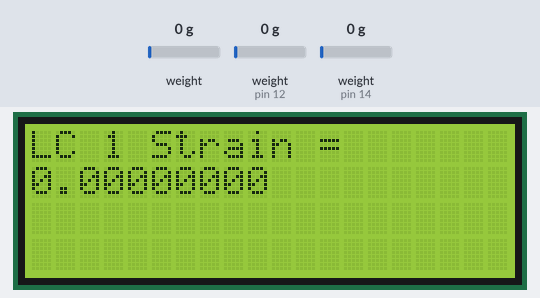
This sketch was run on a simulated Arduino Uno, built with avr-gcc and run on an emulated ATmega328P. Shown: 20×4 character LCD. Inputs (shaded band) come from the test bench; at power-on: weight on the scale 0 g, weight on the scale (sensors on pin 12, pin 14) 0 g. What the sketch prints to the serial monitor is not drawn.

Above: at 20.8 s.

Measured:
- by itself, everything shown: repeats every 21.1 s, in 3 steps

The sketch:

ThreeLoadCellStrainCalculator.ino
```cpp
#include <Arduino.h>
#include<stdio.h>
#include "HX711.h"
#include <LiquidCrystal_I2C.h>

LiquidCrystal_I2C lcd(0x27,20,4);  // pin D2-SDA and pin D1-SCL

// HX711 circuit wiring for 1st load cell
const int LOADCELL_DOUT_PIN_1 = 12; // Pin D6
const int LOADCELL_SCK_PIN_1 = 13; // Pin D7

// HX711 circuit wiring for 2nd load cell
const int LOADCELL_DOUT_PIN_2 = 0; //Pin D3
const int LOADCELL_SCK_PIN_2 = 2; // Pin D4

// HX711 circuit wiring for 3rd load cell
const int LOADCELL_DOUT_PIN_3 = 14; //Pin D5
const int LOADCELL_SCK_PIN_3 = 15; //Pin D8
double calibrationFactor = -219.58;

HX711 scale1;
HX711 scale2;
HX711 scale3;

void setup() {
  Serial.begin(115200);
  lcd.init();                      // initialize the lcd
  lcd.backlight();
  lcd.clear();
  init7X11(scale1,LOADCELL_DOUT_PIN_1 ,LOADCELL_SCK_PIN_1 ,1);
 init7X11(scale2, LOADCELL_DOUT_PIN_2 ,LOADCELL_SCK_PIN_2 ,2);
  init7X11(scale3, LOADCELL_DOUT_PIN_3 ,LOADCELL_SCK_PIN_3,3);
}
void init7X11(HX711& scale, int LOADCELL_DOUT_PIN, int LOADCELL_SCK_PIN,int no)
{
  scale.begin(LOADCELL_DOUT_PIN, LOADCELL_SCK_PIN);
  Serial.print("Before setting up the scale No :");
  Serial.println(no);
  Serial.print("read: \t\t");
  Serial.println(scale.read());      // print a raw reading from the ADC
  Serial.print("read average: \t\t");
  Serial.println(scale.read_average(20));   // print the average of 20 readings from the ADC
  Serial.print("get value: \t\t");
  Serial.println(scale.get_value(5));   // print the average of 5 readings from the ADC minus the tare weight (not set yet)
  scale.set_scale(calibrationFactor);
  scale.tare();               // reset the scale to 0
  Serial.print("After setting up the scale No :");
  Serial.println(no);
  Serial.print("read:");
  Serial.println(scale.read());                 // print a raw reading from the ADC
  Serial.print("read average: ");
  Serial.println(scale.read_average(20));       // print the average of 20 readings from the ADC
  Serial.print("get value: \t\t");
  Serial.println(scale.get_value(5));   // print the average of 5 readings from the ADC minus the tare weight,
}
double calculateStrain(double avgps)
{
  Serial.print("mv/V:");
  double val =(avgps/8388608)*(3.90625);
  Serial.println(val,5);
  Serial.print("uv/V:");
  double uv=(val*1000);
  Serial.println(uv);
  double strain = (uv*2)/pow(10,6);
  Serial.print("Strain actual : ");
  Serial.print(strain,8);
  Serial.println(" strain");
  return strain;
}
void printStrainValInLCD(double strain , int no)
{
  lcd.clear();
  lcd.setCursor(0,0);
  lcd.print("LC ");
  lcd.print(no);
  lcd.print(" Strain =");
  lcd.setCursor(0,1);
  lcd.print(strain,8);
}
void getRawScaleValue(HX711& scale,int no)
{
  long avg = scale.read_average(20);
  double avgps = abs(avg);
  double strain = calculateStrain(avgps);
  printStrainValInLCD(strain,no);
  scale.power_down();             // put the ADC in sleep mode
  delay(5000);
  scale.power_up();
}
void loop() {
  getRawScaleValue(scale1,1);
  getRawScaleValue(scale2,2);
  getRawScaleValue(scale3,3);
}
```
